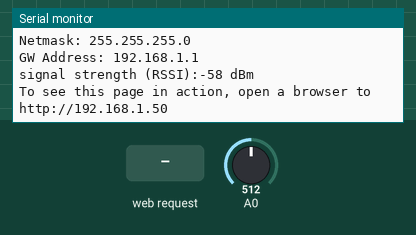
Simulated run of this sketch. Board: Arduino MKR. Parts: the last lines printed to the serial monitor. Inputs (shaded band) come from the test bench; at power-on: A0 = 512. WiFi joins after 1.5 s; servers stay silent unless stated.

Above: at 12.7 s.
12.8 s: HTTP request GET /READALL received
At 14.0 s:
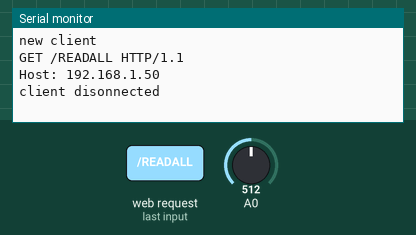
14.3 s: HTTP request GET /A received
At 15.3 s:
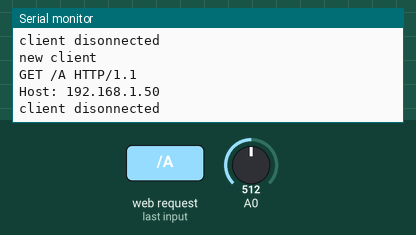

Measured:
- after the input at 12.8 s, the serial monitor: prints a new line at once (image 1)
- after the input at 14.3 s, the serial monitor: prints a new line at once (image 2)

The sketch:

WifiAmpMeter.ino
```cpp
#include <WiFiNINA.h>
#include <SPI.h>
#include <WiFiNINA.h>

#include "arduino_secrets.h"
char ssid[] = SECRET_SSID;        // your network SSID (name)
char pass[] = SECRET_PASS;    // your network password (use for WPA, or use as key for WEP)
int keyIndex = 0;                 // your network key Index number (needed only for WEP)
IPAddress ipAddr(10, 0, 10, 33);
IPAddress dnsAddr(10, 0, 10, 31);
IPAddress gwAddr(10, 0, 10, 254);
IPAddress netMask(255, 255, 255, 0);

int status = WL_IDLE_STATUS;
WiFiServer server(80);

void setup() {
  Serial.begin(9600);      // initialize serial communication
  pinMode(A0, INPUT);
  pinMode(A1, INPUT);
  pinMode(A2, INPUT);
  pinMode(A3, INPUT);
  pinMode(A4, INPUT);
  pinMode(A5, INPUT);

  // check for the WiFi module:
  if (WiFi.status() == WL_NO_MODULE) {
    Serial.println("Communication with WiFi module failed!");
    // don't continue
    while (true);
  }

  String fv = WiFi.firmwareVersion();
  if (fv != "1.0.0") {
    Serial.println("Please upgrade the firmware");
  }

  // attempt to connect to Wifi network:
  while (status != WL_CONNECTED) {
    Serial.print("Attempting to connect to Network named: ");
    Serial.println(ssid);                   // print the network name (SSID);

    // Configure our IP address
    WiFi.config(ipAddr, dnsAddr, gwAddr, netMask);
    // Connect to WPA/WPA2 network. Change this line if using open or WEP network:
    status = WiFi.begin(ssid, pass);
    // wait 10 seconds for connection:
    delay(10000);
  }
  server.begin();                           // start the web server on port 80
  printWifiStatus();                        // you're connected now, so print out the status
}

void printWifiStatus() {
  // print the SSID of the network you're attached to:
  Serial.print("SSID: ");
  Serial.println(WiFi.SSID());

  // print your WiFi shield's IP address:
  IPAddress ip = WiFi.localIP();
  Serial.print("IP Address: ");
  Serial.println(ip);
  IPAddress netmask = WiFi.subnetMask();
  Serial.print("Netmask: ");
  Serial.println(netmask);
  IPAddress gwIp = WiFi.gatewayIP();
  Serial.print("GW Address: ");
  Serial.println(gwIp);

  // print the received signal strength:
  long rssi = WiFi.RSSI();
  Serial.print("signal strength (RSSI):");
  Serial.print(rssi);
  Serial.println(" dBm");
  // print where to go in a browser:
  Serial.print("To see this page in action, open a browser to http://");
  Serial.println(ip);
}

float getAmps(int portNum) {
  int sensorValue = analogRead(portNum);

  float rawVoltage = sensorValue * (5.0 / 1023.0);
  float voltage = rawVoltage - (0.5 * 5.0) + .007;

  float amps = voltage / (20.0 / 1000.0);

  return amps;
}

void loop() {
  String outputLine;
  WiFiClient client = server.available();   // listen for incoming clients

  if (client) {                             // if you get a client,
    Serial.println("new client");           // print a message out the serial port
    String currentLine = "";                // make a String to hold incoming data from the client
    while (client.connected()) {            // loop while the client's connected
      if (client.available()) {             // if there's bytes to read from the client,
        char c = client.read();             // read a byte, then
        Serial.write(c);                    // print it out the serial monitor
        if (c == '\n') {                    // if the byte is a newline character

          // if the current line is blank, you got two newline characters in a row.
          // that's the end of the client HTTP request, so send a response:
          if (currentLine.length() == 0) {
            // HTTP headers always start with a response code (e.g. HTTP/1.1 200 OK)
            // and a content-type so the client knows what's coming, then a blank line:
            if (outputLine.length() == 0) {
            client.println("HTTP/1.1 200 OK");
            client.println("Content-type:text/html");
            client.println();

            // the content of the HTTP response follows the header:
            client.println("<html>");
            client.println("<head>");
            client.println("<script>");
            client.println("function callREST() {");
            client.println("  var xhttp = new XMLHttpRequest();");
            client.println("  xhttp.onreadystatechange = function() {");
            client.println("    if (this.readyState == 4 && this.status == 200) {");
            client.println("      var divElem = document.getElementById(\"response\")");
            client.println("      divElem.innerHTML = this.responseText;");
            client.println("    }");
            client.println("  };");
            client.println("  var pinNum = document.getElementById(\"pin\").value;");
            client.println("  xhttp.open(\"GET\", \"/A\" + pinNum, true); xhttp.send();");
            client.println("}");
            client.println("</script>");
            client.println("</head>");

            client.println("<body>");
            client.println("<form>");
            client.println("Input Pin:<br>");
            client.println("<input type=\"text\" id=\"pin\"><br>");
            client.println("<button type=\"button\" onclick=\"callREST()\">Get Amps</button>");
            client.println("</form>");
            client.println("<div id=\"response\"></div>");
            client.println("</body>");
            client.println("</html>");

            // The HTTP response ends with another blank line:
            client.println();
            // break out of the while loop:
            break;
            } else {
            client.println("HTTP/1.1 200 OK");
            client.println("Content-type:application/json");
            client.println();
            client.println(outputLine);
            client.println();
            break;
            }
          } else {    // if you got a newline, then clear currentLine:
            currentLine = "";
          }
        } else if (c != '\r') {  // if you got anything else but a carriage return character,
          currentLine += c;      // add it to the end of the currentLine
        }

        if (currentLine.endsWith("GET /READALL")) {
          char strbuf[255];

          outputLine+= "{ ";
          outputLine+= "\"A0\": ";
          outputLine+= dtostrf(getAmps(0),4, 2, strbuf);
          outputLine+= ", \"A1\": ";
          outputLine+= dtostrf(getAmps(1),4, 2, strbuf);
          outputLine+= ", \"A2\": ";
          outputLine+= dtostrf(getAmps(2),4, 2, strbuf);
          outputLine+= ", \"A3\": ";
          outputLine+= dtostrf(getAmps(3),4, 2, strbuf);
          outputLine+= ", \"A4\": ";
          outputLine+= dtostrf(getAmps(4),4, 2, strbuf);
          outputLine+= ", \"A5\": ";
          outputLine+= dtostrf(getAmps(5),4, 2, strbuf);
          outputLine+= " }";
        }
        if (currentLine.substring(0, currentLine.length()-1).endsWith("GET /A")) {
          char strbuf[255];
          int portNum;
          sscanf(currentLine.substring(currentLine.length() - 2).c_str(), "A%d", &portNum);
          outputLine+= "{\"A";
          outputLine+= portNum;
          outputLine+= "\": ";
          outputLine+= dtostrf(getAmps(portNum), 4, 2, strbuf);
          outputLine+= " }";
        }
      }
    }
    // close the connection:
    client.stop();
    Serial.println("client disonnected");
  }
}
```

arduino_secrets.h
```cpp
#define SECRET_SSID "yourssid"
#define SECRET_PASS "yourpassword"
```
